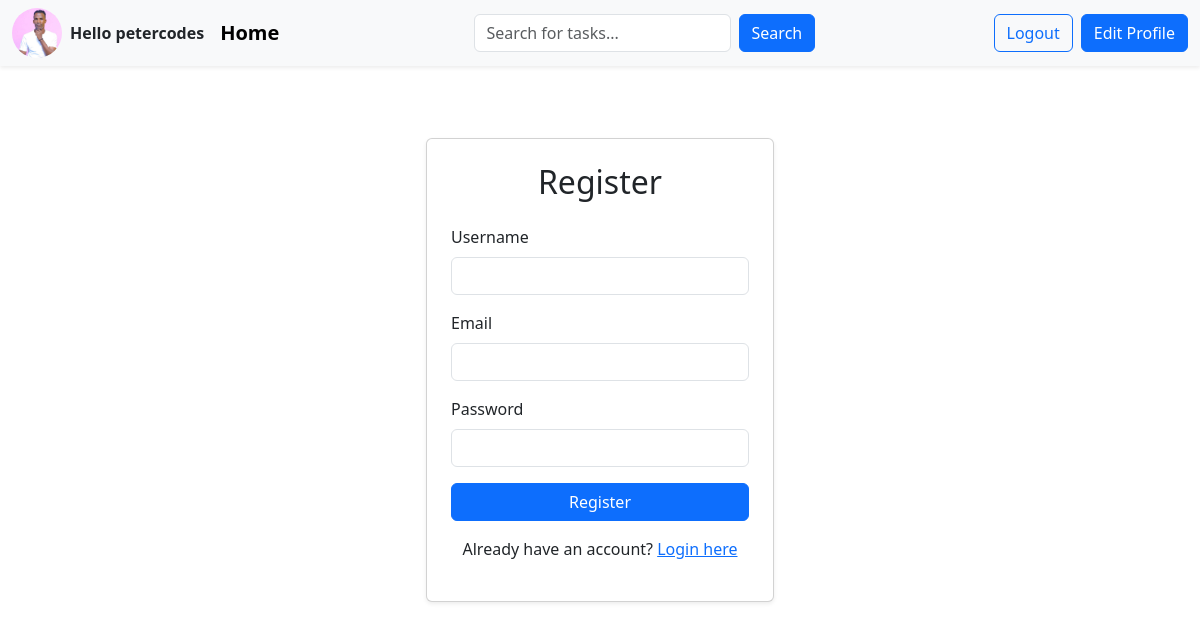
Page /register/ (signed in) on the committed database.
### base/models.py (models this page shows)
class User(AbstractUser):
    name = models.CharField(max_length=200,null=True)
    email = models.EmailField(unique=True,null=True)
    avatar= models.ImageField(null=True,default='default.png')
    USERNAME_FIELD = 'email'
    REQUIRED_FIELDS = ['username']

### base/views.py (the view, shortened to what this page needs)
# urls.py: path('register/',views.register,name="register"),
def register(request):
    return render(request,'base/login_register.html')

### base/templates/base/login_register.html (shortened to what this page needs)
{% extends "main.html" %}
{% block content %}
<div class="container py-5">
    <div class="row justify-content-center">
        <div class="col-md-6 col-lg-4">
            <div class="card shadow-sm">
                <div class="card-body p-4">
                    {% if page == 'login' %}
                        <h2 class="card-title text-center mb-4">Login</h2>
                        <form action="" method="post">
                            {% csrf_token %}
                            <div class="mb-3">
                                <label for="email" class="form-label">Email</label>
                                <input type="email" class="form-control" id="email" name="email" required>
                            </div>
                            <div class="mb-3">
                                <label for="password" class="form-label">Password</label>
                                <input type="password" class="form-control" id="password" name="password" required>
                            </div>
                            <button type="submit" class="btn btn-primary w-100">Login</button>
                        </form>
                        <p class="text-center mt-3">Don't have an account? <a href="{% url 'register' %}" class="text-primary">Register here</a></p>
                    {% else %}
                        <h2 class="card-title text-center mb-4">Register</h2>
                        <form action="" method="post" enctype="multipart/form-data">
                            <div class="mb-3">
                                <label for="username" class="form-label">Username</label>
                                <input type="text" class="form-control" id="username" name="username" required>
                            </div>
                            <div class="mb-3">
                                <label for="email" class="form-label">Email</label>
                                <input type="email" class="form-control" id="email" name="email" required>
                            </div>
                            <div class="mb-3">
                                <label for="password" class="form-label">Password</label>
                                <input type="password" class="form-control" id="password" name="password" required>
                            </div>
                            <button type="submit" class="btn btn-primary w-100">Register</button>
                            <p class="text-center mt-3">Already have an account? <a href="{% url 'login' %}" class="text-primary">Login here</a></p>
                        </form>
                    {% endif %}
                </div>
            </div>
        </div>
    </div>
</div>
{% endblock %}

### templates/main.html (shortened to what this page needs)
<!DOCTYPE html>
{% load static %}
<html lang="en">
<head>
    <link href="https://cdn.jsdelivr.net/npm/bootstrap@5.3.3/dist/css/bootstrap.min.css" rel="stylesheet">
    <link rel="stylesheet" href="{% static 'css/style.css' %}">
</head>
<body>
{% if request.user.is_authenticated %}
<nav class="navbar navbar-expand-lg navbar-light bg-light shadow-sm">
    <div class="container-fluid">
        <div class="d-flex align-items-center me-3">
            {% if request.user.is_authenticated %}
                <img class="rounded-circle me-2" src="{{request.user.avatar.url}}" alt="profile-pic" width="50" height="50">
                <span class="fw-bold">Hello {{user.username}}</span>
            {% else %}
                <span class="navbar-brand fw-bold">Task Tracker</span>
            {% endif %}
        </div>
        <a class="navbar-brand fw-bold" href="/">Home</a>
        <div class="mx-auto" style="max-width: 500px;">
            <form class="d-flex" method="get" role="search" action="{% url 'home'%}">
                <input class="form-control me-2" name="q" type="search" placeholder="Search for tasks..." aria-label="Search" value="{{ request.GET.q }}">
                <button class="btn btn-primary" type="submit">Search</button>
            </form>
        </div>
        <div class="d-flex gap-2">
            {% if request.user.is_authenticated %}
                <a href="{% url 'logout' %}" class="btn btn-outline-primary">Logout</a>
                <a href="{% url 'edit-profile' %}" class="btn btn-primary">Edit Profile</a>
            {% else %}
                <a href="{% url 'login' %}" class="btn btn-outline-primary">Login</a>
                <a href="{% url 'register' %}" class="btn btn-primary">Sign Up</a>
            {% endif %}
        </div>
    </div>
</nav>
{% endif %}
    <main class="container mt-4">
        {% block content %}
        {% endblock %}
    </main>
</body>
</html>

### static/css/style.css (style rules this page uses)
html, body { margin: 0; padding: 0; overflow-x: hidden; }

### rows in the picture
User: user.avatar (picture), username "petercodes"
